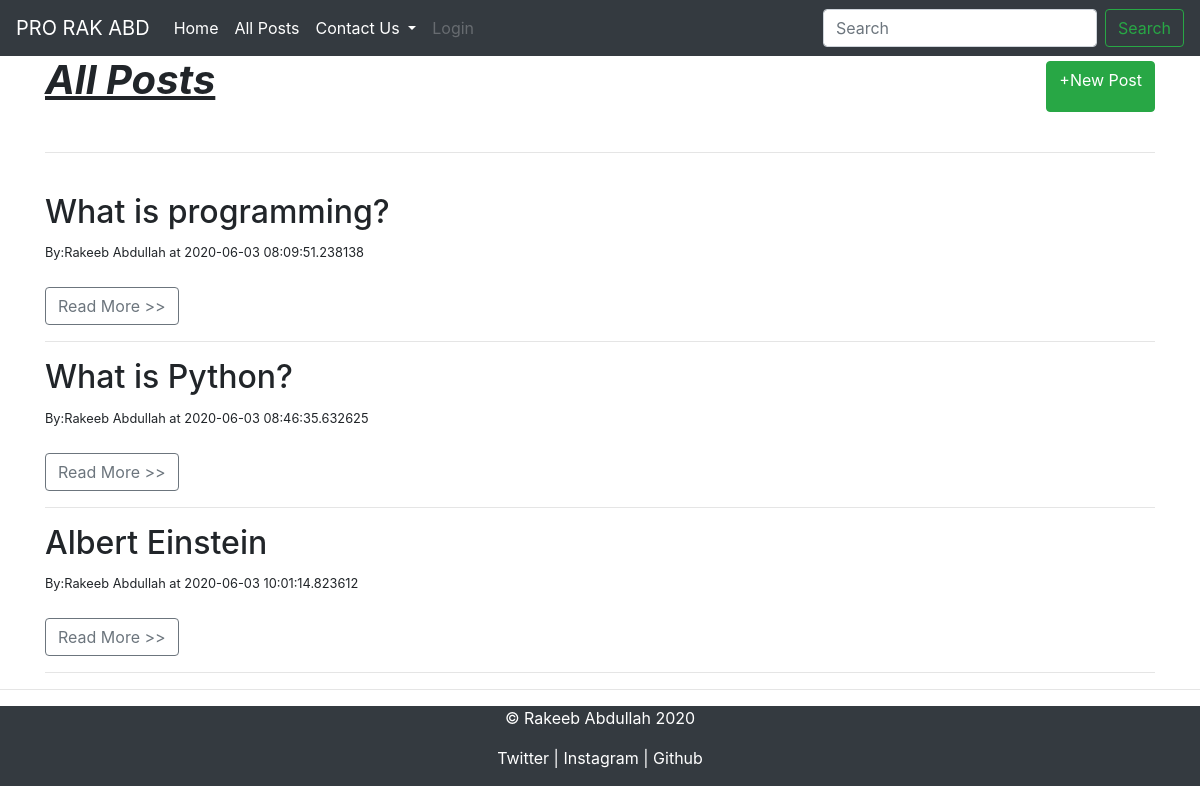
The page /posts on the database its author committed.
### app.py (models this page shows, shortened)
class BlogPost(db.Model):
    id = db.Column(db.Integer, primary_key=True)
    title = db.Column(db.String(100), nullable=False)
    content = db.Column(db.Text, nullable=False)
    author = db.Column(db.String(20), nullable=False, default='N/A')
    date_posted = db.Column(db.DateTime, nullable=False,
                            default=datetime.utcnow)

### app.py (the view)
@app.route('/posts', methods=['GET', 'POST'])
def posts():
    all_posts = BlogPost.query.order_by(BlogPost.date_posted).all()
    return render_template('posts.html', posts=all_posts)

### templates/posts.html (shortened to what this page needs)
{% extends 'base.html' %}
{% block head %}
<link rel="stylesheet" href="{{ url_for('static',filename='css/posts.css') }}">
{% endblock %}
{% block body %}
<div class="header">
  <h1 id="post-heading" style="font-style: italic; font-weight: bolder;text-decoration: underline;">All Posts</h1>
  <a href="/posts/new_post" class="btn btn-success">+New Post</a>
</div>
<br>
<hr>
<br>
{% for post in posts %}
<h2>{{ post.title }}</h2>
{% if post.author %}
  <small>By:{{ post.author }} at {{ post.date_posted }}</small>
{% else %}
  <small>By:N/A at {{ post.date_posted }}</small>
{% endif %}
<br>
<br>
<a href="/posts/read_more/{{post.id}}" class="btn btn-outline-secondary">Read More >></a>
<hr>
{% endfor %}
{% endblock %}

### templates/base.html (shortened to what this page needs)
<!DOCTYPE html>
<html lang="en">
<head>
    <link rel="stylesheet" href="{{ url_for( 'static',filename='css/bootstrap.css' ) }}">
    <link rel="stylesheet" href="https://stackpath.bootstrapcdn.com/font-awesome/4.7.0/css/font-awesome.min.css">
    {% block head %} {% endblock %}
</head>
<body>
    <nav class="navbar navbar-expand-lg navbar-dark bg-dark">
        <a class="navbar-brand" href="https://rakabd.netlify.app">PRO RAK ABD</a>
        <div class="collapse navbar-collapse" id="navbarSupportedContent">
          <ul class="navbar-nav mr-auto">
            <li class="nav-item active">
              <a class="nav-link" href="/">Home <span class="sr-only">(current)</span></a>
            </li>
            <li class="nav-item active">
              <a class="nav-link" href="/posts">All Posts</a>
            </li>
            <li class="nav-item active dropdown">
              <a class="nav-link dropdown-toggle" href="#" id="navbarDropdown" role="button" data-toggle="dropdown" aria-haspopup="true" aria-expanded="false">
                Contact Us
              </a>
            </li>
            <li class="nav-item">
              <a class="nav-link disabled" href="#">Login</a>
            </li>
          </ul>
          <form class="form-inline my-2 my-lg-0">
            <input class="form-control mr-sm-2" type="search" placeholder="Search" aria-label="Search">
            <button class="btn btn-outline-success my-2 my-sm-0" type="submit">Search</button>
          </form>
        </div>
      </nav>
    <div class="container">
        {% block body %}
        {% endblock %}
    </div>
    <hr>
    <div style="background-color:#343a40; height: 80px;bottom: 0; width: 100%;">
    <footer class="container" style="text-align: center;background-color: #343a40; color: white;">
        <p>© Rakeeb Abdullah 2020</p>
        <a href="https://twitter.com/rakeeb_abd" style="color: white;">Twitter |</a>
        <a href="https://instagram.com/rakeeb_abd" style="color: white;">Instagram |</a>
        <a href="https://github.com/Rakeeb-Abdullah" style="color: white;">Github</a>
    </footer>
    </div>
</body>
</html>

### static/css/posts.css (style rules this page uses)
.header { display: flex; }
#post-heading { flex: 2; }
.btn-success { margin-top: 5px; }

### rows shown on the page
BlogPost: title "What is programming?", author "Rakeeb Abdullah", date_posted "2020-06-03 08:09:51.238138"
BlogPost: title "What is Python?", author "Rakeeb Abdullah", date_posted "2020-06-03 08:46:35.632625"
BlogPost: title "Albert Einstein", author "Rakeeb Abdullah", date_posted "2020-06-03 10:01:14.823612"
